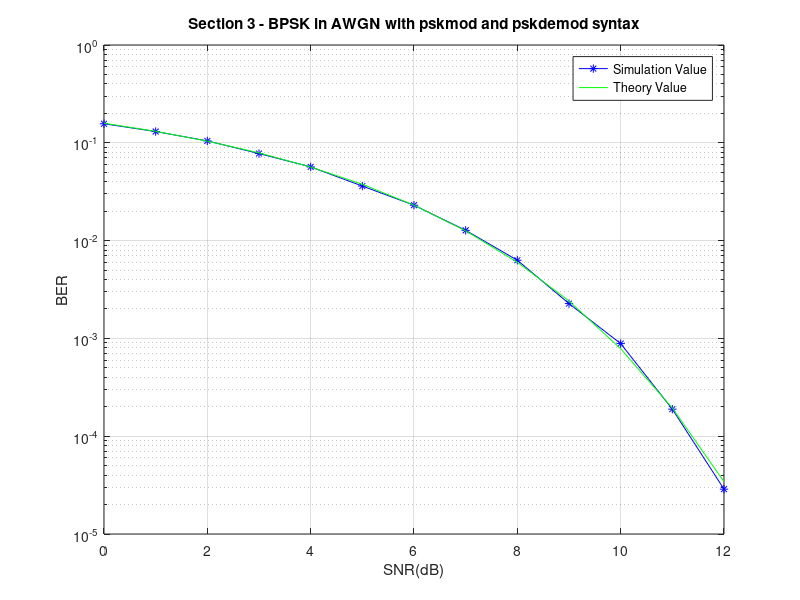

Recreate this plot in MATLAB.
% 1. Error Probability for BPSK Modulation in AWGN Channel - Part3
% Author: Seyed Mohammad Mehdi Hosseini (Smmehdihosseini@gmail.com)

clear;close all;clc;


num_bits=1000;
M=2;
db_snr=0:12;
ber1_snr=zeros(1,length(db_snr));
for iteration_snr=1:length(db_snr)
erroro_total1=0; iteration=0;
while iteration<100 || erroro_total1<100
iteration=iteration+1;
bits=randi([0 1],1,num_bits);
symbol1=pskmod(bits,M);
Er_sym1=(symbol1* symbol1')/length(symbol1);
bpsk_symbols1=symbol1./Er_sym1;
n0=10^(-(db_snr(iteration_snr)/10));
noise=sqrt(n0)*randn(1,length(symbol1));
recx1=bpsk_symbols1+noise;
bi1_hat=pskdemod(recx1,M);
num_error1=sum(xor(bits,bi1_hat));
erroro_total1=erroro_total1+num_error1;
end
ber1_snr(iteration_snr)=erroro_total1/(iteration*num_bits);
end
semilogy(db_snr,ber1_snr,'b-*');hold on;grid on;
theoryBer = qfunc(sqrt(10.^(db_snr./10)));
semilogy(db_snr,theoryBer,'g');hold on;
title('Section 3 - BPSK in AWGN with pskmod and pskdemod syntax');
legend('Simulation Value','Theory Value');
xlabel('SNR(dB)');
ylabel('BER');